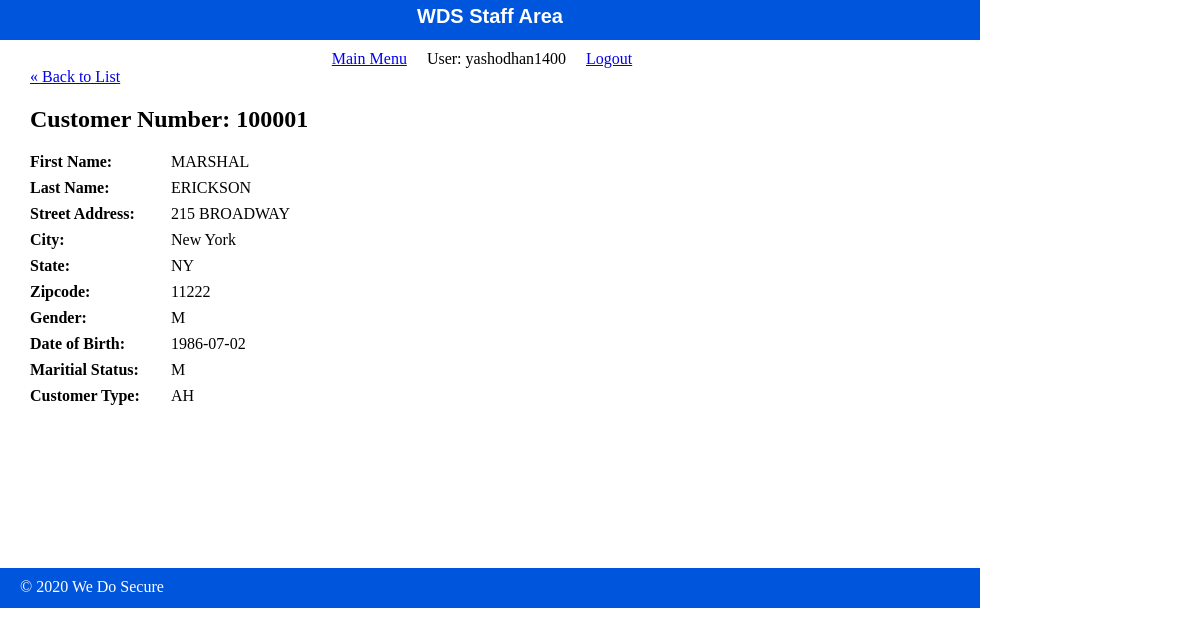
/WDS/public/staff/customer/show.php?id=100001 (signed in), run on the app's committed database.
### tables this page shows
CREATE TABLE `customer` (
  `Cid` decimal(6,0) NOT NULL COMMENT 'Customer Id',
  `Fname` varchar(30) NOT NULL COMMENT 'First Name',
  `Lname` varchar(30) NOT NULL COMMENT 'Last Name',
  `St` varchar(30) NOT NULL COMMENT 'Street Address',
  `City` varchar(30) NOT NULL COMMENT 'Name of the city',
  `State` varchar(2) NOT NULL COMMENT 'State Code',
  `Zipcode` decimal(5,0) NOT NULL COMMENT 'Postal Code',
  `Gender` varchar(1) DEFAULT NULL COMMENT 'Gender',
  `DOB` date NOT NULL COMMENT 'Date of Birth',
  `M_Status` varchar(1) NOT NULL COMMENT 'Marital Status',
  `C_Type` varchar(2) NOT NULL COMMENT 'Customer Type (A / H / AH)'
);

### WDS/private/functions.php (called while the page is built, shortened)
<?php
function url_for($script_path) {
  return WWW_ROOT . $script_path;
}
function h($string=""){
  return htmlspecialchars($string);
  }
?>

### WDS/private/database.php (called while the page is built, shortened)
<?php
function db_escape($connection, $string){
	return mysqli_real_escape_string($connection,$string);
}
?>

### WDS/private/query_function.php (called while the page is built, shortened)
<?php
	function find_record($table_name,$key_name,$id){
		global $db;
		$sql = "SELECT * FROM $table_name ";
  		$sql .="WHERE $key_name='" . db_escape($db,$id) . "';";
  		$result = mysqli_query($db, $sql);
  		$parcel = mysqli_fetch_assoc($result);
  		return $parcel;
	}
?>

### WDS/public/staff/customer/show.php (the view, shortened to what this page needs)
<?php
  $id = $_GET['id'] ?? '1';
  $customer = find_record("customer", "Cid" ,$id);
?>
<?php include(SHARED_PATH . '/staff_header.php'); ?>
<div id="content">
    <a class="back-link" href="<?php echo url_for('/staff/customer/index.php');
    ?>">&laquo; Back to List</a>
    <div class="customer show">
        <h2> Customer Number: <?php echo h($customer['Cid']); ?></h2>
        <div class = "attributes">
        	<dl>
        		<dt>First Name:</dt>
        		<dd> <?php echo h($customer['Fname']); ?> </dd>
        	</dl>
        	<dl>
        		<dt>Last Name:</dt>
        		<dd> <?php echo h($customer['Lname']); ?> </dd>
        	</dl>
        	<dl>
        		<dt>Street Address:</dt>
        		<dd> <?php echo h($customer['St']); ?> </dd>
        	</dl>
        	<dl>
        		<dt>City:</dt>
        		<dd> <?php echo h($customer['City']); ?> </dd>
        	</dl>
        	<dl>
        		<dt>State:</dt>
        		<dd> <?php echo h($customer['State']); ?> </dd>
        	</dl>
        	<dl>
        		<dt>Zipcode:</dt>
        		<dd> <?php echo h($customer['Zipcode']); ?> </dd>
        	</dl>
        	<dl>
        		<dt>Gender:</dt>
        		<dd> <?php echo h($customer['Gender']); ?> </dd>
        	</dl>
        	<dl>
        		<dt>Date of Birth:</dt>
        		<dd> <?php echo h($customer['DOB']); ?> </dd>
        	</dl>
        	<dl>
        		<dt>Maritial Status:</dt>
        		<dd> <?php echo h($customer['M_Status']); ?> </dd>
        	</dl>
        	<dl>
        		<dt>Customer Type:</dt>
        		<dd> <?php echo h($customer['C_Type']); ?> </dd>
        	</dl>
        </div>
    </div>
</div>
<?php include(SHARED_PATH . '/staff_footer.php'); ?>

### WDS/public/stylesheets/staff.css (style rules this page uses)
html { height: 100%; width: 100%; }
body { height: 980px; width: 100%; margin: 0; padding: 0; }
#content { width: 920px; min-height: 500px; padding: 0 30px; }
dl { clear: both; overflow: hidden; margin: 0.5em 0; }
dt { float: left; font-weight: bold; width: 125px; }
dd { float: left; margin-left: 1em; }

### data on the page
customer: Cid "100001", Fname "MARSHAL", Lname "ERICKSON", St "215 BROADWAY", City "New York", State "NY", Zipcode "11222", Gender "M", DOB "1986-07-02", M_Status "M", C_Type "AH"

### other printed values
$_SESSION['username'] "yashodhan1400"
